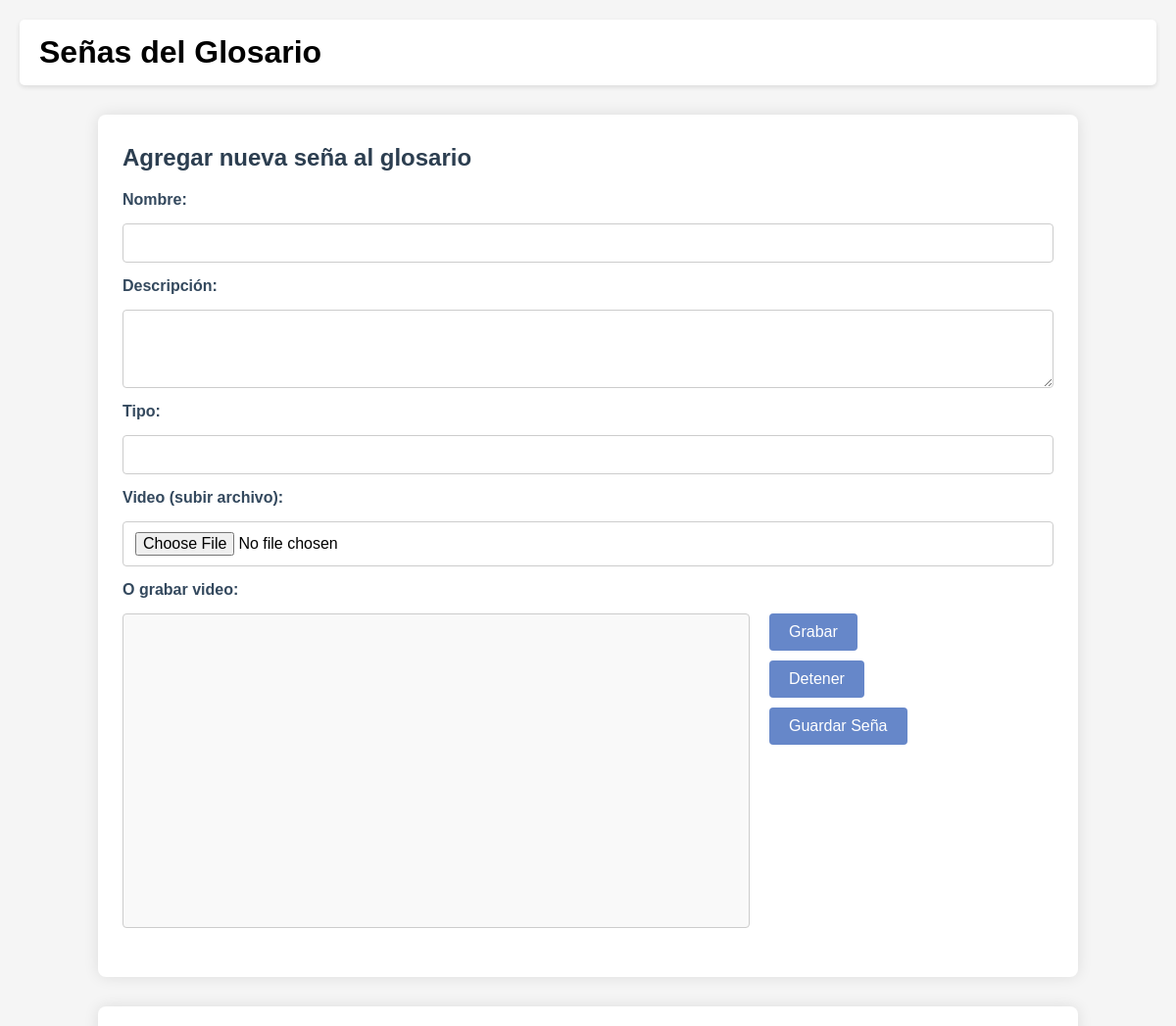
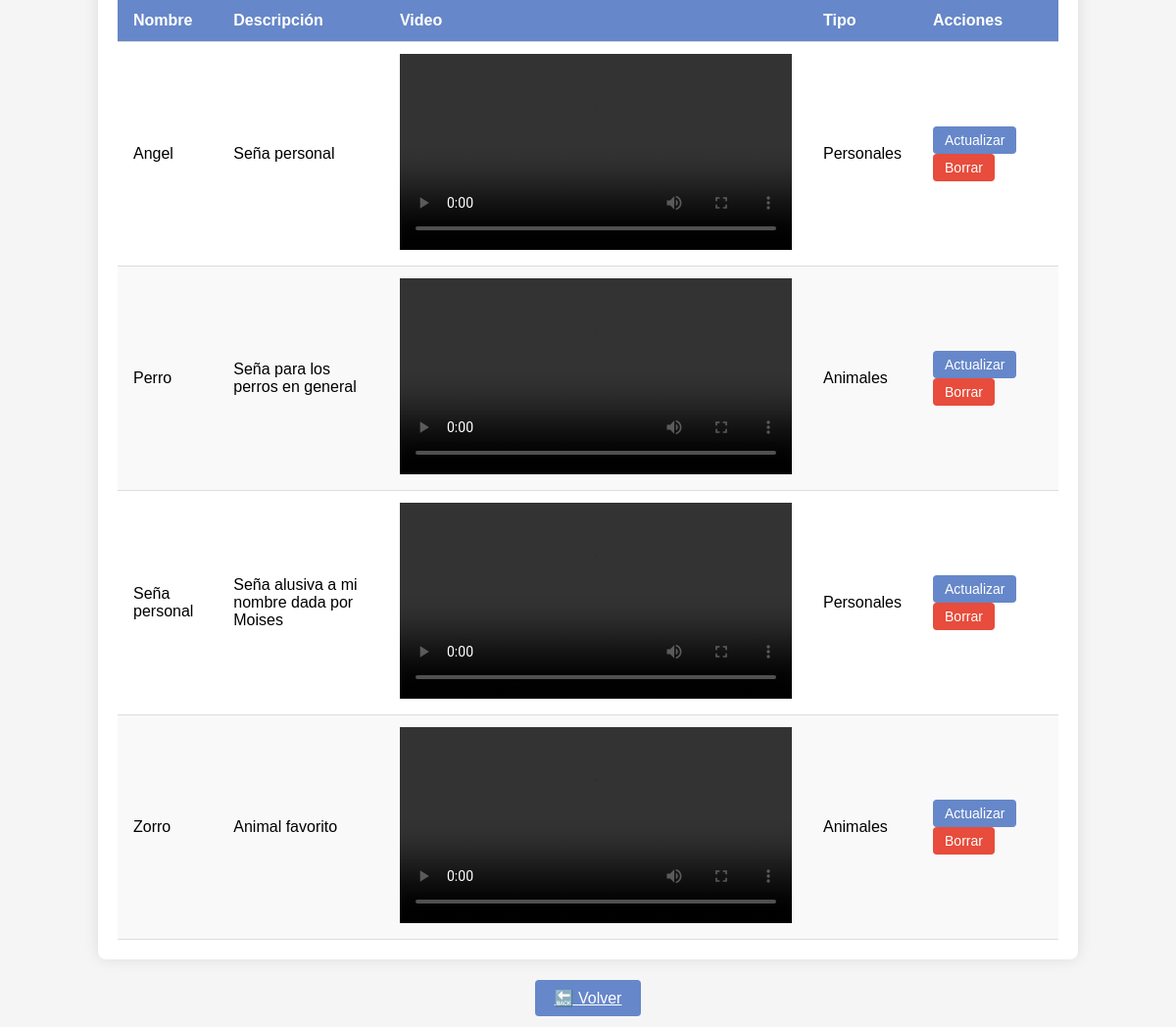
The app's page /GLOSARIO/ver_senas.php?id_glosario=1 with its own data (2 pictures, top to bottom).
### tables this page shows
CREATE TABLE `sena` (
  `id` int(11) NOT NULL,
  `nombre` varchar(255) NOT NULL,
  `descripcion` varchar(255) NOT NULL,
  `video_path` varchar(255) NOT NULL,
  `tipo` varchar(255) NOT NULL
);

### GLOSARIO/ver_senas.php (the view, shortened to what this page needs)
<?php
include "../GLOSARIO/CONEXION.php";
$id_glosario = intval($_GET['id_glosario']);
$sql = "SELECT s.id, s.nombre, s.descripcion, s.video_path, s.tipo
        FROM sena s
        JOIN sen_glosario sg ON s.id = sg.id_sena
        WHERE sg.id_glosario = ?
        ORDER BY s.nombre";
$stmt = $conexion->prepare($sql);
$stmt->bind_param("i", $id_glosario);
$stmt->execute();
$result = $stmt->get_result();
?>
<!DOCTYPE html>
<html lang="es">
<head>
    <link rel="stylesheet" type="text/css" href="/2h_signos_para_todos/css/styleCrudGl.css">
</head>
<body>
    <div class="main-content">
        <div class="header">
            <h1>Señas del Glosario</h1>
        </div>
        <div class="container_sena_insert">
            <h2>Agregar nueva seña al glosario</h2>
            <form method="POST" enctype="multipart/form-data" action="">
                <label>Nombre:</label>
                <input type="text" name="nombre" required>
                <label>Descripción:</label>
                <textarea name="descripcion" required></textarea>
                <label>Tipo:</label>
                <input type="text" name="tipo" required>
                <label>Video (subir archivo):</label>
                <input type="file" name="video_file" accept="video/*">
                <label>O grabar video:</label>
                <div class="grabacion-contenedor">
                    <video id="preview" width="900" height="240" autoplay muted></video>
                    <div class="botones-grabacion">
                        <button type="button" id="startRecord">Grabar</button>
                        <button type="button" id="stopRecord" disabled>Detener</button>
                        <button type="submit">Guardar Seña</button>
                    </div>
                </div>
            </form>
        </div>
        <div class="contenedor_tabla">
            <table class="tabla">
                <thead>
                    <tr>
                        <th>Nombre</th>
                        <th>Descripción</th>
                        <th>Video</th>
                        <th>Tipo</th>
                        <th>Acciones</th>
                    </tr>
                </thead>
                <tbody>
                <?php if ($result->num_rows > 0): ?>
                    <?php while ($row = $result->fetch_assoc()): ?>
                        <tr>
                            <td><?= htmlspecialchars($row['nombre']) ?></td>
                            <td><?= htmlspecialchars($row['descripcion']) ?></td>
                            <td>
                                <video width="400" controls>
                                    <source src="/2h_signos_para_todos/sena/<?= htmlspecialchars($row['video_path']) ?>" type="video/mp4">
                                </video>
                            </td>
                            <td><?= htmlspecialchars($row['tipo']) ?></td>
                            <td>
                                <a href="/2h_signos_para_todos/SENA/UPDATE.php?id=<?= $row['id'] ?>&gl=<?= $id_glosario ?>">Actualizar</a>
                                <a href="/2h_signos_para_todos/SENA/DELETE.php?id=<?= $row['id'] ?>&gl=<?= $id_glosario ?>" onclick="return confirm('¿Seguro que deseas eliminar esta seña?');">Borrar</a>
                        </td>
                        </tr>
                    <?php endwhile; ?>
                <?php else: ?>
                    <tr>
                        <td colspan="4">No hay señas registradas en este glosario.</td>
                    </tr>
                <?php endif; ?>
                </tbody>
            </table>
        </div>
        <div style="text-align:center; margin-top:20px;">
            <a class="btn" href="../GLOSARIO/INSERTAR.php">🔙 Volver</a>
        </div>
    </div>
</body>
</html>

### CSS/styleCrudGl.css (style rules this page uses)
* { margin: 0; padding: 0; box-sizing: border-box; font-family: 'Arial', sans-serif; }
body { background-color: #f5f5f5; }
.main-content { flex: 1; padding: 20px; }
.header { background-color: white; padding: 15px 20px; border-radius: 5px; box-shadow: 0 2px 5px rgba(0, 0, 0, 0.1); margin-bottom: 20px; }
.btn { padding: 10px 20px; background-color: #6687c9; color: white; border: none; border-radius: 4px; cursor: pointer; font-size: 16px; transition: background-color 0.3s; }
.contenedor_tabla { max-width: 1000px; margin: 30px auto; padding: 20px; background-color: #fff; border-radius: 8px; box-shadow: 0 0 15px rgba(0, 0, 0, 0.1); overflow-x: auto; }
.tabla { width: 100%; border-collapse: collapse; font-size: 16px; }
.tabla thead { background-color: #6687c9; color: #fff; }
.tabla th, .tabla td { padding: 12px 16px; text-align: left; border-bottom: 1px solid #ddd; }
.tabla tbody tr:nth-child(even) { background-color: #f9f9f9; }
td a { display: inline-block; margin-right: 10px; padding: 6px 12px; text-decoration: none; border-radius: 4px; font-size: 14px; transition: background-color 0.3s, color 0.3s; }
td a:first-child { background-color: #6687c9; color: white; }
td a:last-child { background-color: #e74c3c; color: white; }
.container_sena_insert { max-width: 1000px; margin: 30px auto; padding: 30px 25px; background-color: #fff; border-radius: 8px; box-shadow: 0 0 15px rgba(0, 0, 0, 0.1); }
.container_sena_insert h2 { margin-bottom: 20px; color: #2c3e50; }
.container_sena_insert form { display: flex; flex-direction: column; gap: 15px; }
.container_sena_insert label { font-weight: bold; color: #34495e; }
.container_sena_insert input[type="text"], .container_sena_insert input[type="file"], .container_sena_insert textarea { padding: 10px 12px; border: 1px solid #ccc; border-radius: 4px; font-size: 16px; width: 100%; transition: border-color 0.3s; }
.container_sena_insert textarea { resize: vertical; min-height: 80px; }
.container_sena_insert video { border: 1px solid #ccc; border-radius: 4px; background: #f9f9f9; width: 100%; max-width: 400px; height: auto; }
.container_sena_insert button { width: fit-content; padding: 10px 20px; background-color: #6687c9; color: white; border: none; border-radius: 4px; cursor: pointer; font-size: 16px; transition: background-color 0.3s; }
.container_sena_insert button[type="button"] { margin-right: 10px; }
.grabacion-contenedor { display: flex; gap: 20px; align-items: flex-start; flex-wrap: wrap; margin-bottom: 20px; }
.grabacion-contenedor video { width: 100%; max-width: 640px; height: auto; border: 1px solid #ccc; border-radius: 4px; background: #f9f9f9; }
.botones-grabacion { display: flex; flex-direction: column; gap: 10px; }
.botones-grabacion button { padding: 10px 20px; background-color: #6687c9; color: white; border: none; border-radius: 4px; cursor: pointer; font-size: 16px; transition: background-color 0.3s; width: fit-content; }

### records on screen
sena: nombre "Angel", descripcion "Seña personal", tipo "Personales"
sena: nombre "Perro", descripcion "Seña para los perros en general", tipo "Animales"
sena: nombre "Seña personal", descripcion "Seña alusiva a mi nombre dada por Moises", tipo "Personales"
sena: nombre "Zorro", descripcion "Animal favorito", tipo "Animales"
